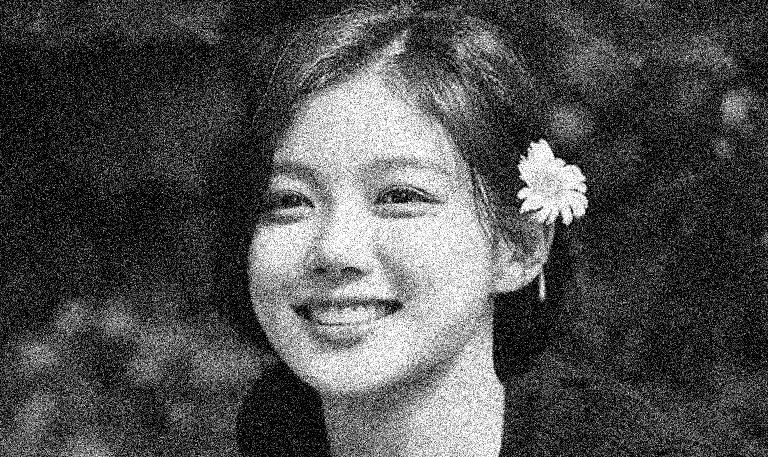
#> input picture t/nhieu_manh.png, 768 x 457 px, found by its file name
$ python p2.py
#> lines starting #> are read from the running program, lines starting #| are printed output that depends on the picture; after the words box and inside, x2 and y2 are one past the last pixel; in counts of white or black regions, pixels touching at a corner belong together
import numpy as np
import matplotlib.pyplot as plt
from scipy.fft import fft2, ifft2, fftshift, ifftshift

def mse(img1, img2):
    return np.mean((img1 - img2) ** 2)

def psnr(img1, img2, max_val=1.0):
    mse_val = mse(img1, img2)
    if mse_val == 0:
        return float('inf')
    return 10 * np.log10((max_val ** 2) / mse_val)

def ssim(img1, img2, C1=0.01**2, C2=0.03**2):
    mu1 = np.mean(img1)
    mu2 = np.mean(img2)
    sigma1 = np.std(img1)
    sigma2 = np.std(img2)
    sigma12 = np.mean((img1 - mu1) * (img2 - mu2))
    return ((2 * mu1 * mu2 + C1) * (2 * sigma12 + C2)) / ((mu1**2 + mu2**2 + C1) * (sigma1**2 + sigma2**2 + C2))

def make_grids(shape):
    M, N = shape
    u = np.arange(-M//2, M//2)
    v = np.arange(-N//2, N//2)
    V, U = np.meshgrid(v, u)
    D = np.sqrt(U**2 + V**2)
    return D

def H_ideal_lp(shape, D0):
    D = make_grids(shape)
    return (D <= D0).astype(np.float32)

def H_gauss_lp(shape, D0):
    D = make_grids(shape)
    return np.exp(-(D**2)/(2*(D0**2)))

def H_butter_lp(shape, D0, n=2):
    D = make_grids(shape)
    return 1.0 / (1.0 + (D/D0)**(2*n))

def freq_filter(img, H):
    F = fftshift(fft2(img))
    G = F * H
    out = np.abs(ifft2(ifftshift(G)))
    out = out / out.max() if out.max() > 0 else out
    return np.clip(out, 0, 1)

def load_gray(path):
#> called with path = 't\\nhieu_manh.png'
    img = plt.imread(path)
#> img is the input picture: shape (457, 768) float32; min 0, max 1, mean 0.311
    if img.ndim == 3:
        gray = np.dot(img[..., :3], [0.2989, 0.5870, 0.1140])
    else:
        gray = img
    if gray.dtype == np.uint8:
        gray = gray.astype(np.float32) / 255.0
    return gray

noisy_img = load_gray(r't\nhieu_manh.png')
clean_img = load_gray(r't\bieu-cam-cuoi-tu-nhien-khi-chup-anh-768x457.webp')
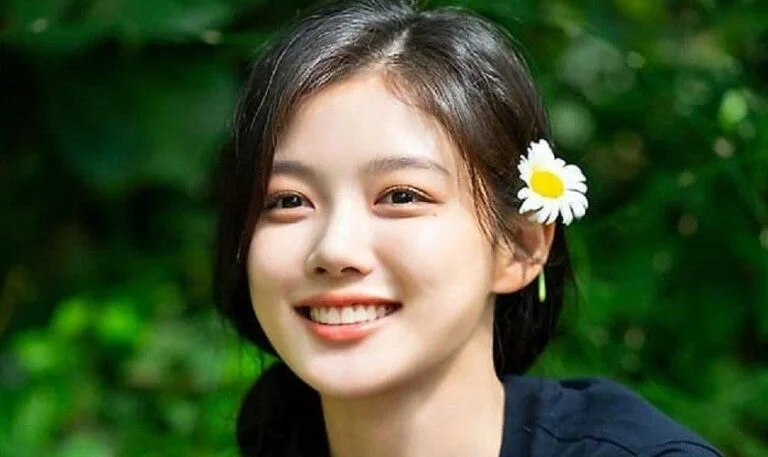
#> input picture t/bieu-cam-cuoi-tu-nhien-khi-chup-anh-768x457.webp, 768 x 457 px, found by its file name
#> in load_gray, img is the input picture: shape (457, 768, 3); mean R, G, B 68.1, 84.5, 50.7
#> in load_gray (call 2), `gray = np.dot(img[..., :3], [0.2989, 0.5870, 0.1140])`:
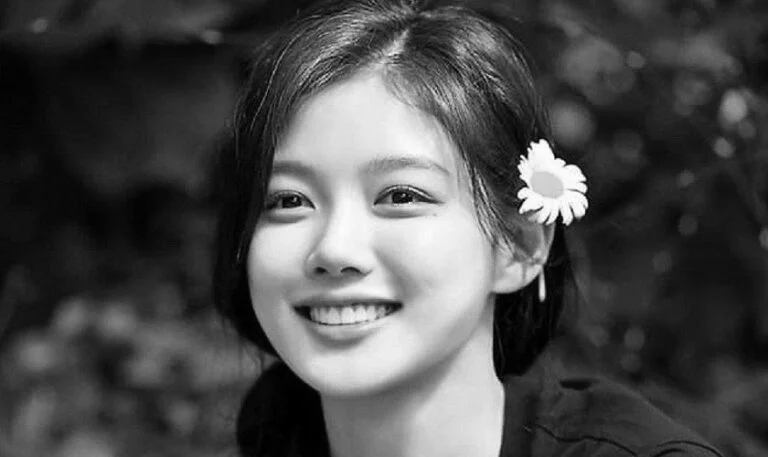
#> gray: shape (457, 768) float64; min 0, max 255, mean 75.7

if noisy_img.shape != clean_img.shape:
    h_diff = noisy_img.shape[0] - clean_img.shape[0]
    w_diff = noisy_img.shape[1] - clean_img.shape[1]
    start_h = max(h_diff // 2, 0)
    start_w = max(w_diff // 2, 0)
    end_h = start_h + min(noisy_img.shape[0], clean_img.shape[0])
    end_w = start_w + min(noisy_img.shape[1], clean_img.shape[1])
    noisy_img = noisy_img[start_h:end_h, start_w:end_w]

D0_values = [10, 20, 30, 50, 80, 120]
best_psnr = 0
best_D0 = 30
best_out = None

for D0 in D0_values:
    out = freq_filter(noisy_img, H_gauss_lp(noisy_img.shape, D0))
    p = psnr(clean_img, out)
    if p > best_psnr:
        best_psnr = p
        best_D0 = D0
        best_out = out
#> this loop made 6 passes
#> mse_val in psnr on passes 1 to 6: 10354.7, 10354.6, 10354.8, 10356.3, 10357.8, 10358.7
#> pass 1, in freq_filter, `out = out / out.max() if out.max() > 0 else out`:
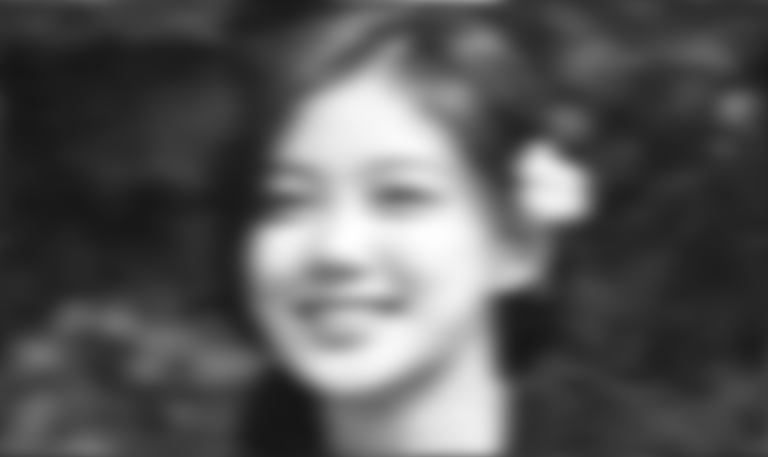
#> out: shape (457, 768) float64; min 0.0859, max 1, mean 0.344
#> pass 2, in freq_filter (call 2), `out = np.abs(ifft2(ifftshift(G)))`:
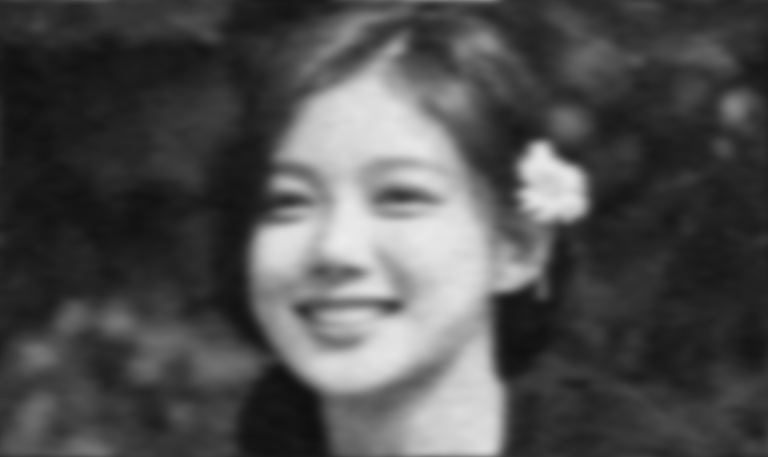
#> out: shape (457, 768) float64; min 0.0589, max 0.927, mean 0.31
#> after the loop, best_D0 = 30; best_psnr = 0
print(f"Best D0 tự động chọn: {best_D0} với PSNR: {best_psnr:.2f}")
#| Best D0 tự động chọn: 30 với PSNR: 0.00

out_ideal = freq_filter(noisy_img, H_ideal_lp(noisy_img.shape, best_D0))
#> in H_ideal_lp, `return (D <= D0).astype(np.float32)`:
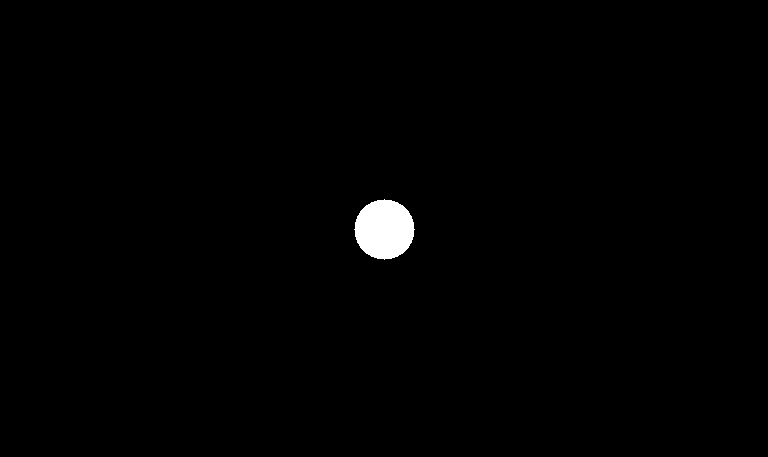
#> returned value: shape (457, 768) float32; values 0 (black) and 1 (white), 0.8% white; 1 white region, box (x1, y1, x2, y2) and area: (354, 199, 415, 260) 2821
out_gauss = freq_filter(noisy_img, H_gauss_lp(noisy_img.shape, best_D0))
#> in H_gauss_lp (call 7), `return np.exp(-(D**2)/(2*(D0**2)))`:
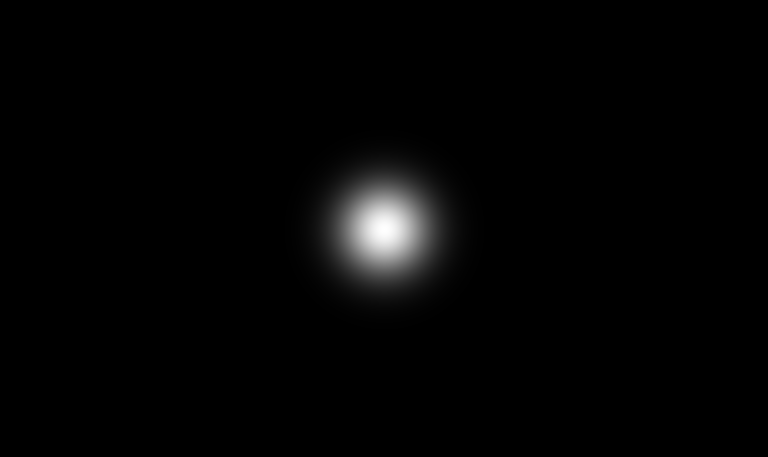
#> returned value: shape (457, 768) float64; min 5.89e-49, max 1, mean 0.0161
out_butt2 = freq_filter(noisy_img, H_butter_lp(noisy_img.shape, best_D0, n=2))
#> in H_butter_lp, `return 1.0 / (1.0 + (D/D0)**(2*n))`:
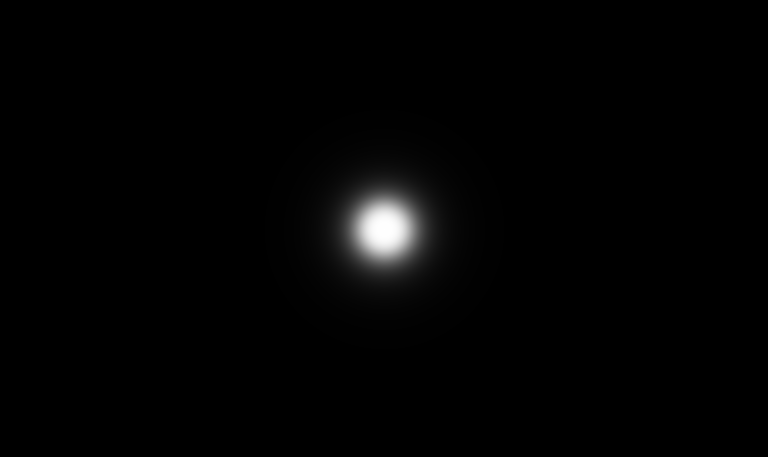
#> returned value: shape (457, 768) float64; min 2.03e-05, max 1, mean 0.0126
out_butt4 = freq_filter(noisy_img, H_butter_lp(noisy_img.shape, best_D0, n=4))

plt.figure(figsize=(15, 8))
titles = ['Noisy', 'Ideal LPF', 'Gaussian LPF', 'Butter n=2', 'Butter n=4']
imgs = [noisy_img, out_ideal, out_gauss, out_butt2, out_butt4]
for i, (im, t) in enumerate(zip(imgs, titles), 1):
    plt.subplot(2, 3, i)
    plt.title(f'{t} (D0={best_D0})')
    plt.imshow(im, cmap='gray')
    plt.axis('off')
#> this loop made 5 passes
#> t on passes 1 to 5: 'Noisy', 'Ideal LPF', 'Gaussian LPF', 'Butter n=2', 'Butter n=4'
plt.tight_layout()
plt.show()

plt.imsave('denoised_ideal.jpg', out_ideal, cmap='gray')
plt.imsave('denoised_gauss.jpg', out_gauss, cmap='gray')
plt.imsave('denoised_butt2.jpg', out_butt2, cmap='gray')
plt.imsave('denoised_butt4.jpg', out_butt4, cmap='gray')
